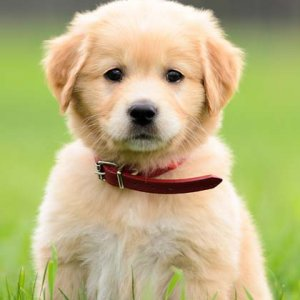
#> input picture HW2/ex2-hw2/ex2-34/images/2309662_300.jpg, 300 x 300 px, found by its file name
$ python ex212.py
#> lines starting #> are read from the running program, lines starting #| are printed output that depends on the picture
import numpy as np
from skimage import io as io_url
import matplotlib.pyplot as plt
import cv2


def DFT_slow(data):
    """
    Implement the discrete Fourier Transform for a 1D signal
    params:
    data: Nx1: (N, ): 1D numpy array
    returns:
    DFT: Nx1: 1D numpy array
    """
    # You need to implement the DFT here
    N = len(data)
    n = np.arange(N)
    k = n.reshape((N, 1))
    e = np.exp(-2j * np.pi * k * n / N)
    return np.dot(e, data)

def show_img(origin, row_fft, row_col_fft):
    """
    Show the original image, row-wise FFT and column-wise FFT

    params:
        origin: (H, W): 2D numpy array
        row_fft: (H, W): 2D numpy array
        row_col_fft: (H, W): 2D numpy array
    """
    fig, axs = plt.subplots(nrows=1, ncols=3, figsize=(12, 8))
    axs[0].imshow(origin, cmap='gray')
    axs[0].set_title('Original Image')
    axs[0].axis('off')
    axs[1].imshow(np.log(np.abs(np.fft.fftshift(row_fft))), cmap='gray')
    axs[1].set_title('Row-wise FFT')
    axs[1].axis('off')
    axs[2].imshow((np.log(np.abs(np.fft.fftshift(row_col_fft)))), cmap='gray')
    axs[2].set_title('Column-wise FFT')
    axs[2].axis('off')
    plt.show()


def DFT_2D(gray_img):
    """
    Implement the 2D Discrete Fourier Transform
    Note that: dtype of the output should be complex_
    params:
        gray_img: (H, W): 2D numpy array

    returns:
        row_fft: (H, W): 2D numpy array that contains the row-wise FFT of the input image
        row_col_fft: (H, W): 2D numpy array that contains the column-wise FFT of the input image
    """
    # You need to implement the DFT here

    # 2D DFT by applying 1D DFT to rows and columns separately

    # Biến đổi Fourier theo hàng
    row_fft = np.fft.fft(gray_img, axis=1)

    # Biến đổi Fourier theo cột
    row_col_fft = np.fft.fft(row_fft, axis=0)

    return row_fft, row_col_fft


if __name__ == '__main__':

    # ex1
    # x = np.random.random(1024)
    # print(np.allclose(DFT_slow(x), np.fft.fft(x)))

    # ex2
    img = io_url.imread('https://img2.zergnet.com/2309662_300.jpg')
#> img is the input picture: shape (300, 300, 3); mean R, G, B 185.9, 180, 128.2
    gray_img = np.mean(img, -1)
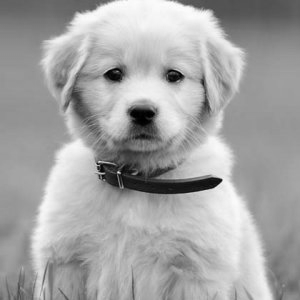
#> gray_img: shape (300, 300) float64; min 0, max 253.3, mean 164.7
    row_fft, row_col_fft = DFT_2D(gray_img)
    show_img(gray_img, row_fft, row_col_fft)
#> in show_img, `plt.show()`:
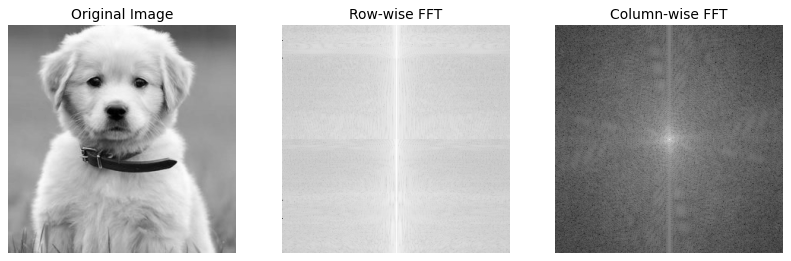
#> figure drawn by matplotlib, 3 panels

$ run again, with HW2/ex2-hw2/ex2-34/images/2325631_300.jpg copied over HW2/ex2-hw2/ex2-34/images/2309662_300.jpg
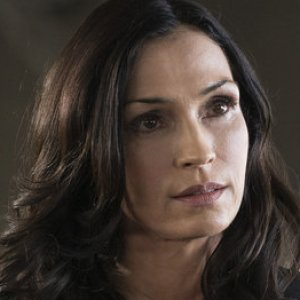
#> input picture HW2/ex2-hw2/ex2-34/images/2325631_300.jpg, 300 x 300 px, found by its file name
#> img is the input picture: shape (300, 300, 3); mean R, G, B 67.8, 57.3, 50.3
#> `gray_img = np.mean(img, -1)`:
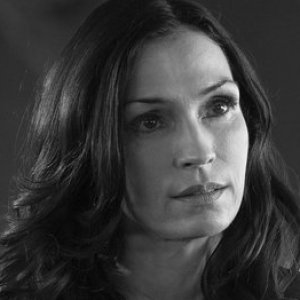
#> gray_img: shape (300, 300) float64; min 3, max 246.3, mean 58.5
#> in show_img, `plt.show()`:
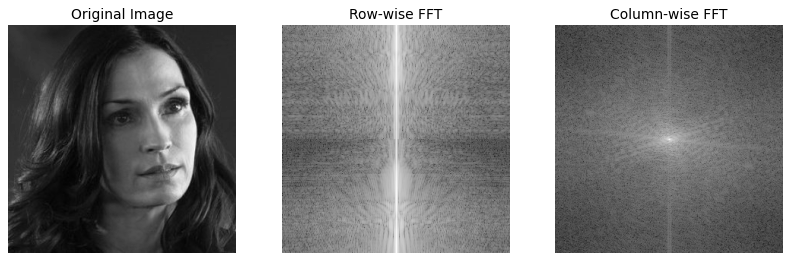
#> figure drawn by matplotlib, 3 panels
